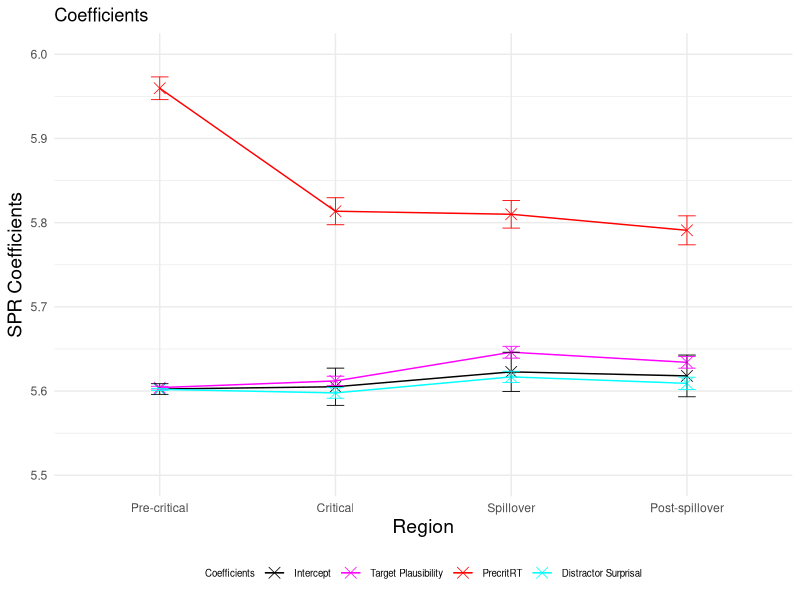
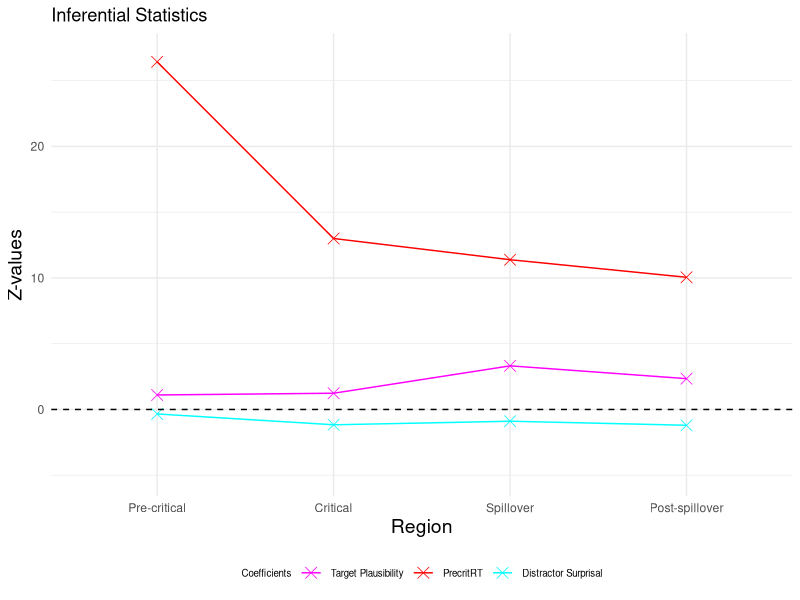
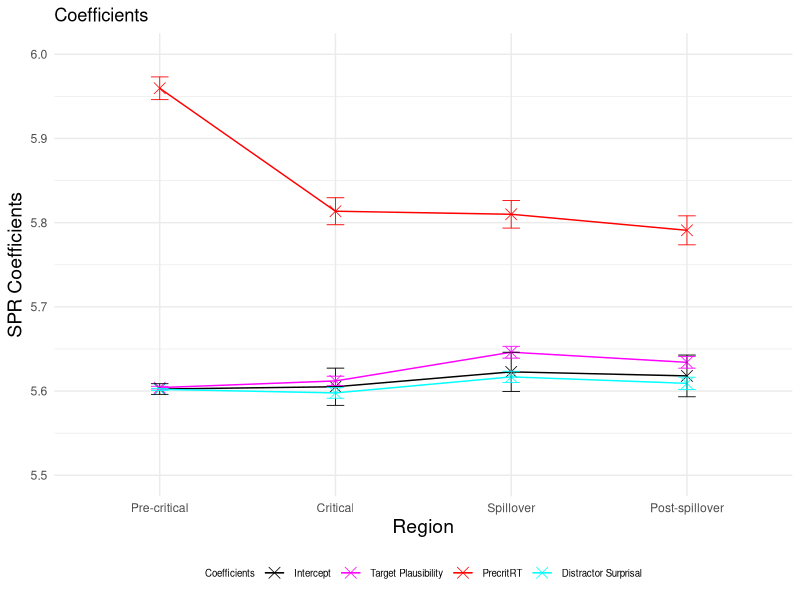
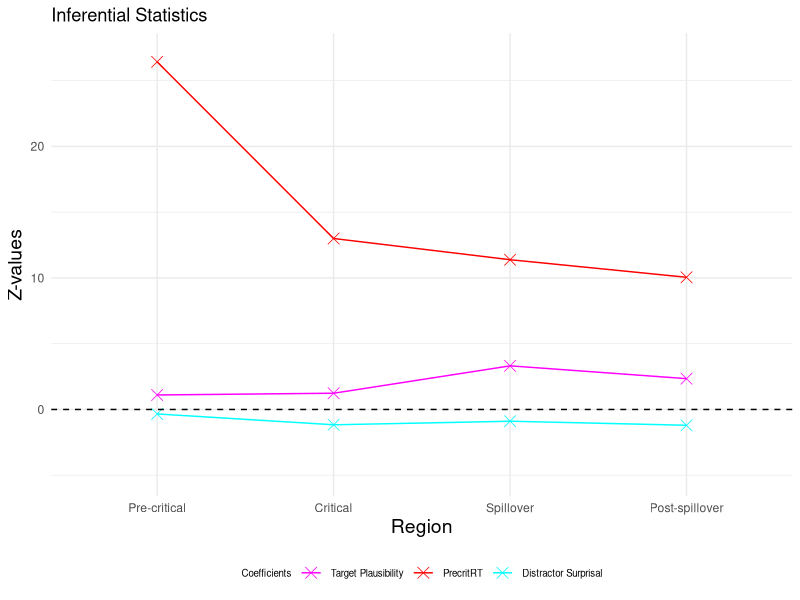

R code for these plots, in order:
### LMER ###
# load lme4 package
library(lme4)
#library(lmerTest)
library(dplyr)
library(ggplot2)

setwd("~/Downloads/Master_Thesis/3_SPR_Study/Results_SPR_Plaus_single/")
GP6 <- read.csv("GP6SPR_processed.csv")

residuals <- data.frame(
  Region = character(0),
  Condition = character(0),
  Residual = numeric(0),
  SE_Residual = numeric(0)
)

logRT_estimated <- data.frame(
  Region = character(0),
  Condition = character(0),
  Estimated_logRT = numeric(0),
  SE_Estimated = numeric(0)
)

p_values <- data.frame(
  Region = character(0),
  p_value_plausibility_target = numeric(0),
  p_value_surprisal_distractor = numeric(0),
  p_value_precrit = numeric(0)
)

SPR_coefficients <- data.frame(
  Region = character(0),
  Estimate = character(0),
  Estimate_value = numeric(0),
  Estimate_error = numeric(0),
  Z_value = numeric(0)
)


regions <- c("Pre-critical", "Critical", "Spillover", "Post-spillover") 
conditions <- c("A", "B", "C") 

for (region in regions) 
{
  # Precritical region
  region_subset <- subset(GP6, Region == region)
  
  # standardise predictors
  region_subset$scaled_Plaus_per_region <- scale(region_subset$SPR_Plaus_Rating)
  region_subset$scaled_Surprisaldist_per_region <- scale(region_subset$Surprisal_distractor)
  region_subset$scaled_precrit_RT_per_region <- scale(region_subset$precritRT)
  # invert predictor plausibility
  region_subset$inverted_scaled_Plaus_per_region <- (region_subset$scaled_Plaus_per_region) * (-1)
  #log transform reading times
  region_subset$logRT_per_region <- log(region_subset$ReadingTime)
  
  # define and run the linear mixed-effects regression model for the precritical region 
  if (region == "Pre-critical")
  {
    model_per_region <-  lmer(logRT_per_region ~ inverted_scaled_Plaus_per_region + scaled_Surprisaldist_per_region + scaled_precrit_RT_per_region +
                                (1 + inverted_scaled_Plaus_per_region + scaled_Surprisaldist_per_region + scaled_precrit_RT_per_region | Subject) + 
                                (1 + inverted_scaled_Plaus_per_region + scaled_Surprisaldist_per_region + scaled_precrit_RT_per_region | Item), data = region_subset)}
  
  if (region == "Critical")
  {
    model_per_region <-  lmer(logRT_per_region ~ inverted_scaled_Plaus_per_region + scaled_Surprisaldist_per_region + scaled_precrit_RT_per_region +
                                (1 + inverted_scaled_Plaus_per_region + scaled_Surprisaldist_per_region + scaled_precrit_RT_per_region | Subject) + 
                                (1 + inverted_scaled_Plaus_per_region + scaled_Surprisaldist_per_region + scaled_precrit_RT_per_region | Item), data = region_subset)}
  
  if (region == "Spillover")
  {
    model_per_region <-  lmer(logRT_per_region ~ inverted_scaled_Plaus_per_region + scaled_Surprisaldist_per_region + scaled_precrit_RT_per_region +
                                (1 + inverted_scaled_Plaus_per_region + scaled_Surprisaldist_per_region + scaled_precrit_RT_per_region | Subject) + 
                                (1 + inverted_scaled_Plaus_per_region + scaled_Surprisaldist_per_region + scaled_precrit_RT_per_region | Item), data = region_subset)}
  
  if (region == "Post-spillover")
  {
    model_per_region <-  lmer(logRT_per_region ~ inverted_scaled_Plaus_per_region + scaled_Surprisaldist_per_region + scaled_precrit_RT_per_region +
                                (1 + inverted_scaled_Plaus_per_region + scaled_precrit_RT_per_region | Subject) + 
                                (1 + inverted_scaled_Plaus_per_region + scaled_Surprisaldist_per_region + scaled_precrit_RT_per_region | Item), data = region_subset)}

  
  # print the summary of the model
  summary_per_region <- summary(model_per_region)
  print(summary_per_region)
  
  # calculate p-values
  #p_values_per_region <- summary_per_region$coefficients[, "Pr(>|t|)"]
  #new_row_p_value <- data.frame(Region = region, 
   #                             p_value_plausibility_target = p_values_per_region[2], 
  #                              p_value_surprisal_distractor = p_values_per_region[3],
  #                              p_value_precrit = p_values_per_region[4])
  #p_values <- rbind(p_values, new_row_p_value)
  
  # extract intercept and coefficients added to intercept
  coefficients_per_region <- summary_per_region$coefficients
  intercept <- coefficients_per_region["(Intercept)", 1]
  plaus_target_coeff <- coefficients_per_region["(Intercept)", 1] + coefficients_per_region["inverted_scaled_Plaus_per_region", 1]
  surprisal_distractor_coeff <- coefficients_per_region["(Intercept)", 1] + coefficients_per_region["scaled_Surprisaldist_per_region", 1]
  precritRT_coeff <- coefficients_per_region["(Intercept)", 1] + coefficients_per_region["scaled_precrit_RT_per_region", 1]
  
  # add error bars for coefficients and intercept
  new_row_coefficient <- data.frame(Region = region, 
                                    Estimate = "Intercept", 
                                    Estimate_value = intercept, 
                                    Estimate_error = coefficients_per_region["(Intercept)", 2],
                                    Z_value = 0)
  SPR_coefficients <- rbind(SPR_coefficients, new_row_coefficient)
  
  new_row_coefficient <- data.frame(Region = region,
                                    Estimate = "Plausability",
                                    Estimate_value = plaus_target_coeff,
                                    Estimate_error = coefficients_per_region["inverted_scaled_Plaus_per_region", 2],
                                    Z_value = coefficients_per_region["inverted_scaled_Plaus_per_region", 1] / coefficients_per_region["inverted_scaled_Plaus_per_region", 2])
  SPR_coefficients <- rbind(SPR_coefficients, new_row_coefficient)
  
  new_row_coefficient <- data.frame(Region = region,
                                    Estimate = "Surprisal", 
                                    Estimate_value = surprisal_distractor_coeff, 
                                    Estimate_error = coefficients_per_region["scaled_Surprisaldist_per_region", 2],
                                    Z_value = coefficients_per_region["scaled_Surprisaldist_per_region", 1] / coefficients_per_region["scaled_Surprisaldist_per_region", 2])
  SPR_coefficients <- rbind(SPR_coefficients, new_row_coefficient)
  
  new_row_coefficient <- data.frame(Region = region,
                                    Estimate = "PrecritRT", 
                                    Estimate_value = precritRT_coeff, 
                                    Estimate_error = coefficients_per_region["scaled_precrit_RT_per_region", 2],
                                    Z_value = coefficients_per_region["scaled_precrit_RT_per_region", 1] / coefficients_per_region["scaled_precrit_RT_per_region", 2])
  SPR_coefficients <- rbind(SPR_coefficients, new_row_coefficient)
  
  for (condition in conditions)
  {
    #####predict condition A, precritical#####
    region_per_condition <- subset(region_subset, Condition == condition)
    region_per_condition$region_per_condition_Predicted <- predict(model_per_region, newdata = region_per_condition,  type = "response")
    
    # calculate residuals
    Residual_region_per_condition <- mean(region_per_condition$logRT_per_region) - mean(region_per_condition$region_per_condition_Predicted)
    Residual_region_per_condition
    # observed RT for condition A precritical
    region_per_condition_logRT_observed <- mean(region_per_condition$logRT_per_region)
    # if (condition == "C") 
    #  {
    #  print(region_per_condition_logRT_observed)
    # }
    # estimated RT for condition A precritical
    region_per_condition_logRT_estimated <- mean(region_per_condition$region_per_condition_Predicted)
    region_per_condition_logRT_estimated
    
    # calculate standard error for residuals
    SE_residuals_region_per_condition <- sqrt(sd(region_per_condition$logRT, na.rm = TRUE)^2/length(region_per_condition$logRT) + sd(region_per_condition$region_per_condition_Predicted, na.rm = TRUE)^2/length(region_per_condition$region_per_condition_Predicted))
    
    new_row_residuals <- data.frame(Region = region, Condition = condition, Residual = Residual_region_per_condition, SE_Residual = SE_residuals_region_per_condition)
    residuals <- rbind(residuals, new_row_residuals)
    
    # calculate standard error for logRT estimated
    ##
    SE_estimated_region_per_condition <- sd(region_per_condition$region_per_condition_Predicted, na.rm = TRUE) / sqrt(length(region_per_condition$region_per_condition_Predicted)) 
    
    new_row_logRT_estimated <- data.frame(Region = region, Condition = condition, Estimated_logRT = region_per_condition_logRT_estimated, SE_Estimated = SE_estimated_region_per_condition)
    logRT_estimated <- rbind(logRT_estimated, new_row_logRT_estimated)
  }
}

# plot intercept and coefficients added to intercept
p <- ggplot(SPR_coefficients, aes(x = factor(Region, levels = c("Pre-critical", "Critical", "Spillover", "Post-spillover")), 
                                  y = Estimate_value, color = Estimate, group = Estimate)) + geom_point(shape = 4, size = 3.5, stroke = 0.4) + geom_line(linewidth=0.5) + ylim (5.5, 6)
p <- p + theme_minimal() + geom_errorbar(aes(ymin=Estimate_value-Estimate_error, ymax=Estimate_value+Estimate_error), width=.1, size=0.3) 
p <- p + scale_color_manual(name="Coefficients", labels=c("Intercept", "Target Plausibility", "PrecritRT", "Distractor Surprisal"), values=c("#000000", "#FF00FF", "#FF0000", "#00FFFF"))
p <- p + labs(x="Region", y="SPR Coefficients", title = "Coefficients") 
p <- p + theme(legend.position="bottom", legend.text=element_text(size=7), legend.title=element_text(size=7), axis.title.x = element_text(size = 14), axis.title.y = element_text(size = 14)) 
p 
ggsave("Intercept_Coefficients_PrecritRT_Plot.pdf", p, width=4, height=4)


# plot effect sizes (z-vaues)
Effect_sizes <- subset(SPR_coefficients, Estimate != 'Intercept')

p <- ggplot(Effect_sizes, aes(x = factor(Region, levels = c("Pre-critical", "Critical", "Spillover", "Post-spillover")), 
                              y = Z_value, color = Estimate, group = Estimate)) + geom_point(shape = 4, size = 3.5, stroke = 0.4) + geom_line(linewidth=0.5) + ylim (-5, 27)
p <- p + geom_hline(yintercept=0, linetype=2)
p <- p + theme_minimal()
p <- p + scale_color_manual(name="Coefficients", labels=c( "Target Plausibility", "PrecritRT", "Distractor Surprisal"), values=c("#FF00FF", "#FF0000", "#00FFFF"))
p <- p + labs(x="Region", y="Z-values", title = "Inferential Statistics") 
p <- p + theme(legend.position="bottom", legend.text=element_text(size=7), legend.title=element_text(size=7), axis.title.x = element_text(size = 14), axis.title.y = element_text(size = 14)) 
p 
ggsave("Z_values_Precrit_RT_Plot.pdf", p, width=4, height=4)

